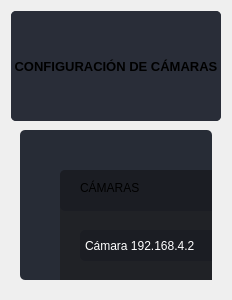
                  <widget class="QWidget" name="page_widgets">
                   <layout class="QVBoxLayout" name="verticalLayout_6">
                    <item>
                     <widget class="QFrame" name="frame">
                      <property name="styleSheet">
                       <string notr="true">border-radius: 5px;</string>
                      </property>
                      <property name="frameShape">
                       <enum>QFrame::StyledPanel</enum>
                      </property>
                      <property name="frameShadow">
                       <enum>QFrame::Raised</enum>
                      </property>
                      <layout class="QVBoxLayout" name="verticalLayout_15">
                       <property name="spacing">
                        <number>0</number>
                       </property>
                       <property name="leftMargin">
                        <number>0</number>
                       </property>
                       <property name="topMargin">
                        <number>0</number>
                       </property>
                       <property name="rightMargin">
                        <number>0</number>
                       </property>
                       <property name="bottomMargin">
                        <number>0</number>
                       </property>
                       <item>
                        <widget class="QFrame" name="frame_div_content_1">
                         <property name="minimumSize">
                          <size>
                           <width>0</width>
                           <height>110</height>
                          </size>
                         </property>
                         <property name="maximumSize">
                          <size>
                           <width>16777215</width>
                           <height>110</height>
                          </size>
                         </property>
                         <property name="styleSheet">
                          <string notr="true">background-color: rgb(41, 45, 56);
border-radius: 5px;
</string>
                         </property>
                         <property name="frameShape">
                          <enum>QFrame::NoFrame</enum>
                         </property>
                         <property name="frameShadow">
                          <enum>QFrame::Raised</enum>
                         </property>
                         <layout class="QVBoxLayout" name="verticalLayout_7">
                          <property name="spacing">
                           <number>0</number>
                          </property>
                          <property name="leftMargin">
                           <number>0</number>
                          </property>
                          <property name="topMargin">
                           <number>0</number>
                          </property>
                          <property name="rightMargin">
                           <number>0</number>
                          </property>
                          <property name="bottomMargin">
                           <number>0</number>
                          </property>
                          <item>
                           <widget class="QLabel" name="labelBoxBlenderInstalation">
                            <property name="font">
                             <font>
                              <family>Segoe UI</family>
                              <pointsize>10</pointsize>
                              <weight>75</weight>
                              <bold>true</bold>
                             </font>
                            </property>
                            <property name="styleSheet">
                             <string notr="true"/>
                            </property>
                            <property name="text">
                             <string> CONFIGURACIÓN DE CÁMARAS </string>
                            </property>
                           </widget>
                          </item>
                         </layout>
                        </widget>
                       </item>
                       <item>
                        <widget class="QFrame" name="frame_content_wid_1">
                         <property name="frameShape">
                          <enum>QFrame::NoFrame</enum>
                         </property>
                         <property name="frameShadow">
                          <enum>QFrame::Raised</enum>
                         </property>
                         <layout class="QHBoxLayout" name="horizontalLayout_9">
                          <item>
                           <widget class="QFrame" name="frame_2">
                            <property name="minimumSize">
                             <size>
                              <width>0</width>
                              <height>150</height>
                             </size>
                            </property>
                            <property name="styleSheet">
                             <string notr="true">background-color: rgb(39, 44, 54);
border-radius: 5px;</string>
                            </property>
                            <property name="frameShape">
                             <enum>QFrame::StyledPanel</enum>
                            </property>
                            <property name="frameShadow">
                             <enum>QFrame::Raised</enum>
                            </property>
                            <widget class="QFrame" name="frame_3">
                             <property name="geometry">
                              <rect>
                               <x>380</x>
                               <y>40</y>
                               <width>491</width>
                               <height>311</height>
                              </rect>
                             </property>
                             <property name="styleSheet">
                              <string notr="true">background-color: rgb(32, 34, 38)</string>
                             </property>
                             <property name="frameShape">
                              <enum>QFrame::StyledPanel</enum>
                             </property>
                             <property name="frameShadow">
                              <enum>QFrame::Raised</enum>
                             </property>
                            </widget>
                            <widget class="QLabel" name="label_2">
                             <property name="geometry">
                              <rect>
                               <x>590</x>
                               <y>20</y>
                               <width>55</width>
                               <height>16</height>
                              </rect>
                             </property>
                             <property name="font">
                              <font>
                               <family>Segoe UI</family>
                               <pointsize>9</pointsize>
                              </font>
                             </property>
                             <property name="text">
                              <string>VIDEO</string>
                             </property>
                            </widget>
                            <widget class="QSlider" name="horizontalSlider_2">
                             <property name="geometry">
                              <rect>
                               <x>680</x>
                               <y>450</y>
                               <width>181</width>
                               <height>22</height>
                              </rect>
                             </property>
                             <property name="orientation">
                              <enum>Qt::Horizontal</enum>
                             </property>
                            </widget>
                            <widget class="QSlider" name="horizontalSlider_4">
                             <property name="geometry">
                              <rect>
                               <x>680</x>
                               <y>510</y>
                               <width>181</width>
                               <height>22</height>
                              </rect>
                             </property>
                             <property name="orientation">
                              <enum>Qt::Horizontal</enum>
                             </property>
                            </widget>
                            <widget class="QSlider" name="horizontalSlider_5">
                             <property name="geometry">
                              <rect>
                               <x>390</x>
                               <y>390</y>
                               <width>181</width>
                               <height>22</height>
                              </rect>
                             </property>
                             <property name="orientation">
                              <enum>Qt::Horizontal</enum>
                             </property>
                            </widget>
                            <widget class="QSlider" name="horizontalSlider_6">
                             <property name="geometry">
                              <rect>
                               <x>680</x>
                               <y>390</y>
                               <width>181</width>
                               <height>22</height>
                              </rect>
                             </property>
                             <property name="orientation">
                              <enum>Qt::Horizontal</enum>
                             </property>
                            </widget>
                            <widget class="QLabel" name="label_3">
                             <property name="geometry">
                              <rect>
                               <x>440</x>
                               <y>370</y>
                               <width>61</width>
                               <height>16</height>
                              </rect>
                             </property>
                             <property name="font">
                              <font>
                               <family>Segoe UI</family>
                               <pointsize>9</pointsize>
                              </font>
                             </property>
                             <property name="text">
                              <string>Apertura</string>
                             </property>
                            </widget>
                            <widget class="QLabel" name="label_4">
                             <property name="geometry">
                              <rect>
                               <x>750</x>
                               <y>370</y>
                               <width>55</width>
                               <height>16</height>
                              </rect>
                             </property>
                             <property name="font">
                              <font>
                               <family>Segoe UI</family>
                               <pointsize>9</pointsize>
                              </font>
                             </property>
                             <property name="text">
                              <string>Otro</string>
                             </property>
                            </widget>
                            <widget class="QLabel" name="label_5">
                             <property name="geometry">
                              <rect>
                               <x>440</x>
                               <y>430</y>
                               <width>55</width>
                               <height>16</height>
                              </rect>
                             </property>
                             <property name="font">
                              <font>
                               <family>Segoe UI</family>
                               <pointsize>9</pointsize>
                              </font>
                             </property>
                             <property name="text">
                              <string>Enfoque</string>
                             </property>
                            </widget>
                            <widget class="QLabel" name="label_8">
                             <property name="geometry">
                              <rect>
                               <x>750</x>
                               <y>430</y>
                               <width>55</width>
                               <height>16</height>
                              </rect>
                             </property>
                             <property name="font">
                              <font>
                               <family>Segoe UI</family>
                               <pointsize>9</pointsize>
                              </font>
                             </property>
                             <property name="text">
                              <string>Otro</string>
                             </property>
                            </widget>
                            <widget class="QLabel" name="label_9">
                             <property name="geometry">
                              <rect>
                               <x>450</x>
                               <y>490</y>
                               <width>55</width>
                               <height>16</height>
                              </rect>
                             </property>
                             <property name="font">
                              <font>
                               <family>Segoe UI</family>
                               <pointsize>9</pointsize>
                              </font>
                             </property>
                             <property name="text">
                              <string>Brillo</string>
                             </property>
                            </widget>
                            <widget class="QLabel" name="label_10">
                             <property name="geometry">
                              <rect>
                               <x>750</x>
                               <y>490</y>
                               <width>55</width>
                               <height>16</height>
                              </rect>
                             </property>
                             <property name="font">
                              <font>
                               <family>Segoe UI</family>
                               <pointsize>9</pointsize>
                              </font>
                             </property>
                             <property name="text">
                              <string>Otro</string>
                             </property>
                            </widget>
                            <widget class="QFrame" name="frame_5">
                             <property name="geometry">
                              <rect>
                               <x>40</x>
                               <y>40</y>
                               <width>301</width>
                               <height>491</height>
                              </rect>
                             </property>
                             <property name="styleSheet">
                              <string notr="true">background-color: rgb(32, 34, 38)</string>
                             </property>
                             <property name="frameShape">
                              <enum>QFrame::StyledPanel</enum>
                             </property>
                             <property name="frameShadow">
                              <enum>QFrame::Raised</enum>
                             </property>
                             <widget class="QFrame" name="frame_6">
                              <property name="geometry">
                               <rect>
                                <x>0</x>
                                <y>0</y>
                                <width>301</width>
                                <height>41</height>
                               </rect>
                              </property>
                              <property name="styleSheet">
                               <string notr="true">background-color: rgb(27, 29, 35)</string>
                              </property>
                              <property name="frameShape">
                               <enum>QFrame::StyledPanel</enum>
                              </property>
                              <property name="frameShadow">
                               <enum>QFrame::Raised</enum>
                              </property>
                              <widget class="QLabel" name="label_11">
                               <property name="geometry">
                                <rect>
                                 <x>20</x>
                                 <y>10</y>
                                 <width>111</width>
                                 <height>16</height>
                                </rect>
                               </property>
                               <property name="font">
                                <font>
                                 <family>Segoe UI</family>
                                 <pointsize>9</pointsize>
                                </font>
                               </property>
                               <property name="text">
                                <string>CÁMARAS</string>
                               </property>
                              </widget>
                              <widget class="QFrame" name="frame_7">
                               <property name="geometry">
                                <rect>
                                 <x>250</x>
                                 <y>10</y>
                                 <width>31</width>
                                 <height>21</height>
                                </rect>
                               </property>
                               <property name="styleSheet">
                                <string notr="true">background-color: rgb(39, 44, 54)</string>
                               </property>
                               <property name="frameShape">
                                <enum>QFrame::StyledPanel</enum>
                               </property>
                               <property name="frameShadow">
                                <enum>QFrame::Raised</enum>
                               </property>
                               <widget class="QLabel" name="label_12">
                                <property name="geometry">
                                 <rect>
                                  <x>0</x>
                                  <y>0</y>
                                  <width>31</width>
                                  <height>21</height>
                                 </rect>
                                </property>
                                <property name="font">
                                 <font>
                                  <family>Segoe UI</family>
                                  <pointsize>10</pointsize>
                                  <weight>50</weight>
                                  <bold>false</bold>
                                 </font>
                                </property>
                                <property name="text">
                                 <string/>
                                </property>
                               </widget>
                               <widget class="QPushButton" name="addCamsButton">
                                <property name="geometry">
                                 <rect>
                                  <x>0</x>
                                  <y>0</y>
                                  <width>31</width>
                                  <height>21</height>
                                 </rect>
                                </property>
                                <property name="text">
                                 <string>+</string>
                                </property>
                               </widget>
                              </widget>
                             </widget>
                             <widget class="QComboBox" name="comboBox">
                              <property name="geometry">
                               <rect>
                                <x>20</x>
                                <y>60</y>
                                <width>261</width>
                                <height>31</height>
                               </rect>
                              </property>
                              <property name="font">
                               <font>
                                <family>Segoe UI</family>
                                <pointsize>9</pointsize>
                               </font>
                              </property>
                              <property name="styleSheet">
                               <string notr="true">background-color: rgb(27, 29, 35);
color: rgb(255, 255, 255);
alternate-background-color: rgb(255, 255, 255);</string>
                              </property>
                              <item>
                               <property name="text">
                                <string>Cámara 192.168.4.2</string>
                               </property>
                              </item>
                              <item>
                               <property name="text">
                                <string>Cámara 192.168.4.3</string>
                               </property>
                              </item>
                             </widget>
                             <widget class="QCheckBox" name="checkBox">
                              <property name="geometry">
                               <rect>
                                <x>30</x>
                                <y>150</y>
                                <width>181</width>
                                <height>51</height>
                               </rect>
                              </property>
                              <property name="font">
                               <font>
                                <family>Segoe UI</family>
                                <pointsize>9</pointsize>
                               </font>
                              </property>
                              <property name="text">
                               <string>Personas</string>
                              </property>
                              <property name="checked">
                               <bool>false</bool>
                              </property>
                             </widget>
                             <widget class="QCheckBox" name="checkBox_2">
                              <property name="geometry">
                               <rect>
                                <x>30</x>
                                <y>200</y>
                                <width>181</width>
                                <height>51</height>
                               </rect>
                              </property>
                              <property name="font">
                               <font>
                                <family>Segoe UI</family>
                                <pointsize>9</pointsize>
                               </font>
                              </property>
                              <property name="text">
                               <string>Brazos levantados</string>
                              </property>
                             </widget>
                             <widget class="QCheckBox" name="checkBox_3">
                              <property name="geometry">
                               <rect>
                                <x>30</x>
                                <y>300</y>
                                <width>181</width>
                                <height>51</height>
                               </rect>
                              </property>
                              <property name="font">
                               <font>
                                <family>Segoe UI</family>
                                <pointsize>9</pointsize>
                               </font>
                              </property>
                              <property name="text">
                               <string>Persona acostada</string>
                              </property>
                             </widget>
                             <widget class="QCheckBox" name="checkBox_4">
                              <property name="geometry">
                               <rect>
                                <x>30</x>
                                <y>250</y>
                                <width>181</width>
                                <height>51</height>
                               </rect>
                              </property>
                              <property name="font">
                               <font>
                                <family>Segoe UI</family>
                                <pointsize>9</pointsize>
                               </font>
                              </property>
                              <property name="text">
                               <string>Género</string>
                              </property>
                             </widget>
                             <widget class="QLabel" name="label_13">
                              <property name="geometry">
                               <rect>
                                <x>30</x>
                                <y>120</y>
                                <width>241</width>
                                <height>16</height>
                               </rect>
                              </property>
                              <property name="font">
                               <font>
                                <family>Segoe UI</family>
                                <pointsize>9</pointsize>
                               </font>
                              </property>
                              <property name="text">
                               <string>                 CASOS DE USO  </string>
                              </property>
                             </widget>
                            </widget>
                            <widget class="QSlider" name="horizontalSlider">
                             <property name="geometry">
                              <rect>
                               <x>390</x>
                               <y>450</y>
                               <width>181</width>
                               <height>22</height>
                              </rect>
                             </property>
                             <property name="orientation">
                              <enum>Qt::Horizontal</enum>
                             </property>
                            </widget>
                            <widget class="QSlider" name="horizontalSlider_3">
                             <property name="geometry">
                              <rect>
                               <x>390</x>
                               <y>510</y>
                               <width>181</width>
                               <height>22</height>
                              </rect>
                             </property>
                             <property name="orientation">
                              <enum>Qt::Horizontal</enum>
                             </property>
                            </widget>
                           </widget>
                          </item>
                         </layout>
                        </widget>
                       </item>
                      </layout>
                     </widget>
                    </item>
                   </layout>
                  </widget>
